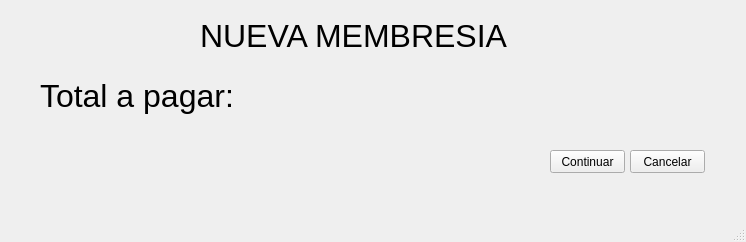
<?xml version="1.0" encoding="UTF-8"?>
<ui version="4.0">
 <class>MainWindow</class>
 <widget class="QMainWindow" name="MainWindow">
  <property name="geometry">
   <rect>
    <x>0</x>
    <y>0</y>
    <width>746</width>
    <height>242</height>
   </rect>
  </property>
  <property name="windowTitle">
   <string>MainWindow</string>
  </property>
  <widget class="QWidget" name="centralwidget">
   <widget class="QPushButton" name="btnContinuar">
    <property name="geometry">
     <rect>
      <x>550</x>
      <y>150</y>
      <width>75</width>
      <height>23</height>
     </rect>
    </property>
    <property name="text">
     <string>Continuar</string>
    </property>
   </widget>
   <widget class="QPushButton" name="btnCancelar">
    <property name="geometry">
     <rect>
      <x>630</x>
      <y>150</y>
      <width>75</width>
      <height>23</height>
     </rect>
    </property>
    <property name="text">
     <string>Cancelar</string>
    </property>
   </widget>
   <widget class="QLabel" name="label_8">
    <property name="geometry">
     <rect>
      <x>200</x>
      <y>10</y>
      <width>351</width>
      <height>51</height>
     </rect>
    </property>
    <property name="font">
     <font>
      <family>MS Shell Dlg 2</family>
      <pointsize>24</pointsize>
     </font>
    </property>
    <property name="text">
     <string>NUEVA MEMBRESIA</string>
    </property>
   </widget>
   <widget class="QLabel" name="label">
    <property name="geometry">
     <rect>
      <x>40</x>
      <y>70</y>
      <width>261</width>
      <height>51</height>
     </rect>
    </property>
    <property name="font">
     <font>
      <family>MS Shell Dlg 2</family>
      <pointsize>24</pointsize>
     </font>
    </property>
    <property name="text">
     <string>Total a pagar:</string>
    </property>
   </widget>
   <widget class="QLabel" name="txtPago">
    <property name="geometry">
     <rect>
      <x>310</x>
      <y>70</y>
      <width>261</width>
      <height>51</height>
     </rect>
    </property>
    <property name="font">
     <font>
      <family>MS Shell Dlg 2</family>
      <pointsize>24</pointsize>
     </font>
    </property>
    <property name="text">
     <string/>
    </property>
   </widget>
  </widget>
  <widget class="QMenuBar" name="menubar">
   <property name="geometry">
    <rect>
     <x>0</x>
     <y>0</y>
     <width>746</width>
     <height>26</height>
    </rect>
   </property>
  </widget>
  <widget class="QStatusBar" name="statusbar"/>
 </widget>
 <resources/>
 <connections/>
</ui>
